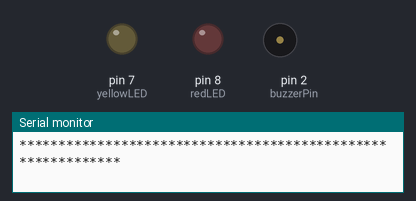
This sketch was run on a simulated Arduino Mega 2560, built with avr-gcc and run on an emulated ATmega2560. Shown: output pins drawn as LEDs (lit = HIGH), buzzer (waves = sounding), the last lines printed to the serial monitor. Storage starts empty; random numbers use the default seed unless the sketch sets one. At 2.9 s the program stops and its outputs stay as they are.

Above: at 0.1 s.
At 2.37 s:
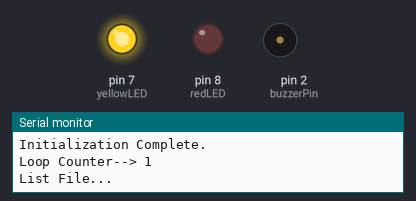
Timing chart, 0 to 4.1 s (numbered marks = the images above):
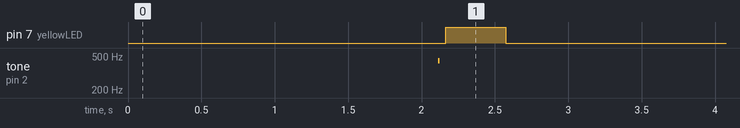

The sketch:

Final_Array_File_Seek_Position_MultiOpen.ino
```cpp
// Libraries to drive the SD Card. ******************************
#include <SD.h>

/* The SD card communicates over pins for the Arduino Mega:
 MOSI - Pin 51
 MISO - Pin 50
 Clock - Pin 52
 Chip Select - pin 53

 Yellow LED goes on during a read operation.
 Red LED goes on during a write operation.

 Use '(char *)filename.c_str()' to pass a string variable to concatinate the file name.
 Use 'filename.c_str()' to pass a variable file name to the FILE.open(fn,option) command.
 Make sure to disconnect the power to the SD card shield prior to removing
 the chip.
 */


int baudrate = 9600; //set the baud rate.
int buzzerPin = 2; //set buzzer pin.
const int redLED = 8; //set yellow LED.
const int yellowLED = 7; //set red LED.
int yellowLEDstate = LOW; //save the red LED state.
int redLEDstate = LOW; //save the yellow LED state.
String filename; //Store file name.
boolean isDirectory = false; //Set for directory flag
boolean isRemoveDirectory = false; //Set delete (file/director) flag.
boolean isRemoveFile = false;
boolean isChangeDirectory = false; //Set change directory flag.
boolean isReadFromFile = false;
boolean isWriteToFile = false;
String root = "/";
String tvRemoteOption;
String dataInput;
int var; //Case statement variable.
int countReadFromFile = 0; //Test.
int countWriteToFile =0;//Test.
int countRemoveDirectory =0;//Test.
int countRemoveFile =0;//Test.
int countMakeDirectory = 0;//Test.
int countMakeFile = 0;//Test.
int countChangeDirectory = 0;//Test.
int countListDirectory = 0;//Test.
int countMultipleFilesOpen = 0; //Test.
int loopCounter = 0;//Test.
int rootCounter = 1;//test.
int CSpin = 53; //Chip Select pin.
File myFile, myFile2, myFile3,myFile4, //Define files to open.
myFile5,myFile6,myFile7,myFile8,myFile9,
myFile10,myFile11,myFile12,myFile13,myFile14,
myFile15,myFile16,myFile17,myFile18,myFile19,
myFile20;
File myFiles[20] = {myFile, myFile2, myFile3,myFile4, //Create an array of files to open.
myFile5,myFile6,myFile7,myFile8,myFile9,
myFile10,myFile11,myFile12,myFile13,myFile14,
myFile15,myFile16,myFile17,myFile18,myFile19,
myFile20};


//setup *************************************************************************
void setup()
{
  Serial.begin(baudrate); // Start serial communication.
 // pinMode(10,OUTPUT);//Required by the SD library?
  pinMode(CSpin,OUTPUT);//Required by the SD library?


  pinMode(redLED, OUTPUT); //Setup yellow LED.
  pinMode(yellowLED, OUTPUT);  //Setup red LED.
  pinMode(buzzerPin, OUTPUT); //Setup buzzer.

  Serial.println(F("************************************************************"));
  Serial.println(F("************************************************************"));
  Serial.println();

  Serial.println(F("Initialize the SD card..."));
  delay(2000);

  if (!SD.begin(CSpin)){  //Test for initialized.
    ErrorHandler(9);
  }//End if.


  Serial.println(F("Initialization Complete."));
  tone(buzzerPin, 440, 10);
  delay(50);
  noTone(buzzerPin); // turn off tone function.

  root = "/"; //Set the root directory.

  digitalWrite(yellowLED, LOW); //Initialize the LED to OFF.
  digitalWrite(redLED,LOW); //Initialize the LED to OFF.


}//End setup.


//loop *********************************************************************************
void loop()
{
loopCounter = loopCounter + 1;  //Test.

 Serial.println();
 Serial.print(F("Loop Counter--> "));
 Serial.println(loopCounter);

 var= random(1,10); //Test random CASE option.
 filename = ""; //test: reset filename. line 200


  var = 1; //Choose specific CASE option to test.

switch(var){

case 1:
  Serial.println(F("List File..."));
  ListDirectory();//Call function.
  countListDirectory = countListDirectory + 1;
break;

case 2:
 Serial.println(F("Change Directory..."));
  ChangeDirectory(); //Call function.
  countChangeDirectory = countChangeDirectory + 1;
break;

case 3:
   Serial.println(F("Make File..."));
  MakeFile(); //Call function.
  countMakeFile = countMakeFile + 1;
break;

case 4:
   Serial.println(F("Make Directory..."));
  MakeDirectory(); //Call function.
  countMakeDirectory = countMakeDirectory + 1;
break;

case 5:
 Serial.println(F("Remove File..."));
  RemoveFile(); //Call function.
  countRemoveFile = countRemoveFile + 1;
break;

case 6:
 Serial.println(F("Remove Directory..."));
  RemoveDirectory(); //Call function.
  countRemoveDirectory = countRemoveDirectory + 1;
break;

case 7:
  Serial.println(F("Write To File..."));
  WriteToFile(); //Call function.
  countWriteToFile = countWriteToFile + 1;
break;

case 8:
 Serial.println(F("Read From File..."));
  ReadFromFile(); //Call function.
  countReadFromFile = countReadFromFile + 1;
break;

case 9:
 Serial.println(F("Multiple Files Opened..."));
 MultipleFilesOpen();
 countMultipleFilesOpen = countMultipleFilesOpen + 1;
break;


 } //End case statement.


if( loopCounter >= 1){

Serial.println(F("****************************************"));

Serial.print(F("Total List Directory..."));
Serial.println(countListDirectory);

Serial.print(F("Total Change Directory..."));
Serial.println(countChangeDirectory);

Serial.print(F("Total Make File..."));
Serial.println(countMakeFile);

Serial.print(F("Total Make Directory..."));
Serial.println(countMakeDirectory);

Serial.print(F("Total Remove File..."));
Serial.println(countRemoveFile);

Serial.print(F("Total Remove Directory..."));
Serial.println(countRemoveDirectory );

Serial.print(F("Total Write To File..."));
Serial.println(countWriteToFile);

Serial.print(F("Total Read From File..."));
Serial.println(countReadFromFile);

Serial.print(F("Total Multiple Files Opened..."));
Serial.println(countMultipleFilesOpen);

//ReadFromFile(); //Call function.

while(true); //Test.Stop program.
} //End if.

} //End loop.


//WriteToFile  ****************************************************
//Note: 2 files are open simultaneously.
 void WriteToFile(){
   redLEDstate = flashLED(redLED, redLEDstate); //Turn LED on.
   isWriteToFile = true;

   Serial.println(F("(1)Write to the file...")); //debug.


    myFiles[0] = SD.open("data1.txt", FILE_WRITE); //Open data file.
    delay(200);//Wait for file to open.
    if(!SD.exists("data1.txt")){ //Check if file exists.
    filename = "data1.txt";
    ErrorHandler(4);}

    myFiles[1] = SD.open("test.txt",FILE_READ); //Open input file.
    delay(200);//Wait for file to open.
    if(!SD.exists("test.txt")){ //Check if file exists.
    filename = "test.txt";
    ErrorHandler(4);}


 /*
 //This code resets the data1.txt output file. **********************************
  myFiles[1] = SD.open("data1.txt", FILE_WRITE); //Select file to clear.
  delay(200);//Wait for file to open.
 // SD.remove("datalog.txt"); //Must use (char *)filename.c_str() to work.
 // delay(200); //Wait for SD card to complete.
  myFiles[1].seek(0); //reset to the beginning of the file each loop.
  for(int i = 1; i < 7; i = i + 1){
  myFiles[1].print("          "); //Initialize the file datalog.txt with 10 blanks.
 }//end for loop.
  myFiles[1].close(); //Write the file to the SD card.
//*******************************************************************************
*/

    myFiles[1].seek(10);//set input file position to be read at startup.
    for (int i = 1; i < 11; i++){ //Number of characters to read.
    dataInput += (char) myFiles[1].read(); //Read each character and concatinate to data string.
    }//end for.

 //   int filePosition = random( 0, myFile.size() );

    tvRemoteOption = "1POWER"; //Set veriable.

    int x = 0; //use to index the seek() option on the SD Card.


    myFiles[0].seek(x);
    myFiles[0].print(tvRemoteOption.c_str()); //Pass a variable to save to the SD Card.

    myFiles[0].seek(x+10);
    myFiles[0].print(dataInput); //Write data from file 2 to file 1 on SD card.
    dataInput = "";//Reset dataInput string for next use.

     myFiles[0].seek(x+20);
     myFiles[0].print("3CHAN UP");

     myFiles[0].seek(x+30);
     myFiles[0].print("4CHAN DWN");

    delay(200);

    myFiles[0].close(); //Close the file and save the data.
    delay(200); //Wait for file to close.
    myFiles[1].close(); //Close the file and save the data.
    delay(200); //Wait for file to close.


  isWriteToFile = false;
  redLEDstate = flashLED(redLED, redLEDstate); //Turn LED off.
} //end WriteToFile function.


//MultipleFilesOpen *************************************************
void MultipleFilesOpen()
 {
     redLEDstate = flashLED(redLED, redLEDstate); //Turn LED on

    Serial.println(F("(1)Multiple files opened...")); //debug.


    myFiles[0] = SD.open("test.txt", FILE_WRITE); //Open data file.
    delay(200);//Wait for file to open.


//Use an array of myFiles to open and name each text file to write to. *****************
    for( int y = 1; y < 20; y ++){
//Open the file to write to.Converts int to string.Concatinate to create the text filename.
     myFiles[y] = SD.open(("data" + String(y) + ".txt").c_str() , FILE_WRITE);

    } //End for.
 //************************************************************************************


   for (int x = 1; x < 20; x++){ //Exclude test.txt at position 0.
     myFiles[0].seek( random(0,myFiles[0].size() - 100 ) );//Set read test.txt position.
     for ( int i =1; i < 11; i++){  //Read 10 characters from test.txt.
       dataInput += (char) myFiles[0].read(); //Read the characters from test.txt.
     } //End for.
     myFiles[x].print(dataInput.c_str()); //Write to the open file.
     dataInput = ""; //Reset the input data.
   }//End For.


//   int filePosition = random( 0, myFiles[x].size() );

//    myFiles2.seek(13);//set input file offset position to be read.
//    myFiles[0].seek(140);//set input file offset position to be read.
//    for (int i = 1; i < 11; i++){ //Number of characters to read.
  //  dataInput += (char) myFile2.read(); //Read each character and concatinate to data string.
//  dataInput += (char) myFiles[0].read(); //Read each character and concatinate to data string.
//    }//end for.

/*
//Create data to write to file. **************************
    tvRemoteOption = "Multiple ("; //Set veriable.

    myFiles[1].seek(0);
    myFiles[1].print(tvRemoteOption.c_str()); //Pass a variable to save to the SD Card.

    myFiles[1].seek(10);
    myFiles[1].print(dataInput.c_str()); //Write data from file 2 to file 1 on SD card.
    dataInput = "";//reset dataInput.

    myFiles[1].seek(20);
    myFiles[1].print(")files are");

     myFiles[1].seek(30);
     myFiles[1].print(" working.");

    delay(200);
 ********************************************************/


//Close all the open files. *****************************************************
  for (int x = 0; x < 20; x++){
    myFiles[x].close(); //Close the file and save the data.
    delay(200); //Wait for file to close.
  } //Close all the files.

//**********************************************************************************


  redLEDstate = flashLED(redLED, redLEDstate); //Turn LED off.
}//End MultipleFilesOpen.


//ReadFromFile ***************************************************
void ReadFromFile(){
  yellowLEDstate = flashLED(yellowLED, yellowLEDstate); //Turn LED on.
  isReadFromFile = true;

   Serial.println(F("(1)Read from the file...")); //debug.


    myFiles[0] = SD.open("data1.txt", FILE_READ);
    delay(200);//Wait for file to open.
    if(!SD.exists("data1.txt")){ //Check if file exists.
    filename = "data1.txt";
    ErrorHandler(4);}


    while (myFiles[0].available()) { //Read until EOF.
    Serial.write(myFiles[0].read()); //Read data from SD Card and write the file contents to the Serial Monitor.
    } //End while
    myFiles[0].close(); //Close the file and save the data.
    delay(200); //Wait for file to close.

   Serial.println();

   isReadFromFile = false;
   yellowLEDstate = flashLED(yellowLED, yellowLEDstate); //Turn LED off.

  } //end ReadFromFile function.


//ChangeDirectory ****************************************************
//The ChangeDirectory function is the only function that modifies the
//'root' variable.
//********************************************************************
void ChangeDirectory(){
  isDirectory = true; //Set directory flag.
  isChangeDirectory = true; //Debug.Set change directory flag.

  Serial.println(F("(1)Change Directory to...")); //debug.

 //   while (Serial.available() < 1) {} //Wait for serial montior input.
//    filename = Serial.readString();

  //generate a random file name.Remove.
  int i = random(65,90);//test.
  filename = String((char) i);//test.

 //   if(filename == "/"){   //Must enter "/" to return to root directory.
 //     root = "/";
 //   } //end if.
  if(rootCounter <= 2){
      root = root + filename.c_str() + "/"; //Add in '(char *)' ????? Build root directory.
      rootCounter = rootCounter + 1;//test.
      Serial.print(F("(2)ROOT: "));//test.
      Serial.println(root);//test.
  } //end if.
    else {
      root = "/"; //test.
      rootCounter = 1; //test.
      Serial.print(F("(2)ROOT: "));//test.
      Serial.println(root);//test.
    } //End else.

  isDirectory = false; //Set directory flag.
  isChangeDirectory = false; //Debug.Set change directory flag.

} //End ChangeDirectory function.


//MakeDirectory **************************************************
void MakeDirectory(){
  redLEDstate = flashLED(redLED, redLEDstate); //Turn LED on.
  isDirectory = true; //This may need to be moved to the filename function.

  Serial.println(F("(1)Make the directory...")); //debug.

   //generate a random file name.Remove.
  int i = random(65,90);//test.
  filename = String((char) i);//test.
  Serial.print(F("(2)Directory: "));//test.


 // while (Serial.available() < 1) {} //Wait for serial montior input.
   filename = root + filename;
   Serial.println(filename);//test.

  SD.mkdir((char *)filename.c_str());
  delay(500); //Wait for SD card to complete.
  myFile.close(); //Write the file to the SD card.
  delay(500); //Wait for SD card to complete.

  isDirectory = false; //reset the directory flag.
  redLEDstate = flashLED(redLED, redLEDstate); //Turn LED off.

} //End MakeDirectory function.


//MakeFile  **********************************************************
 void MakeFile(){
   redLEDstate = flashLED(redLED, redLEDstate); //Turn LED on.
   Serial.println(F("(1)Make a file...")); //debug.

//   EnterFileName();//Check the file name.

  //generate a random file name.Remove.
  int i = random(65,90);//test.Create a chara A to Z.
  filename = root + String((char) i) + ".txt";//test.
  Serial.print(F("(2)"));//test.
  Serial.println(filename);//test.

   myFiles[0] = SD.open(filename.c_str(), FILE_WRITE);
   delay(200);//Wait for file to open.
   myFiles[0].close(); //Close the file and save it to the SD card.
   delay(200);//Wait for file to close.

   if(!SD.exists((char *)filename.c_str())){ //Check if file exists.
   ErrorHandler(3);}


  redLEDstate = flashLED(redLED, redLEDstate); //Turn LED off.

} //end MakeFile function.


//RemoveFile ******************************************************
void RemoveFile(){
  redLEDstate = flashLED(redLED, redLEDstate); //Turn LED on.
  isDirectory = false; //reset the directory flag.
  isRemoveFile = true; //set delete flag.


   Serial.println(F("(1)Remove the file...")); //debug.

//  EnterFileName();//Check the file name.

  //generate a random file name.Remove.
  int i = random(65,90);//test.
  filename = root + String((char) i) + ".txt";//test.
  Serial.print(F("(2)"));//test.
  Serial.println(filename);//test.


  SD.remove((char *)filename.c_str()); //Must use (char *)filename.c_str() to work.
  delay(500); //Wait for SD card to complete.
  myFile.close(); //Write the file to the SD card.
  delay(500); //Wait for file to close.

  isRemoveFile = false; //set delete flag.
  redLEDstate = flashLED(redLED, redLEDstate); //Turn LED off.

} //End MakeDirectory function.


//RemoveDirectory **************************************************
void RemoveDirectory(){
  redLEDstate = flashLED(redLED, redLEDstate); //Turn LED on.
  isDirectory = true; //This may need to be moved to the filename function.
  isRemoveDirectory = true; //set delete flag.


  Serial.println(F("(1)Remove the directory...")); //debug.

 // EnterFileName();//Check the file name.


  //generate a random file name.Remove.
  int i = random(65,90);//test.
  filename = root + String((char) i);//test.
  Serial.print(F("(2)Directory: "));//test.


  Serial.println(filename);//test.


  SD.rmdir((char *)filename.c_str());
  delay(500); //Wait for SD card to complete.
  myFile.close(); //Write the file to the SD card.
  delay(500); //Wait for file to close.

  isDirectory = false; //reset the directory flag.
  isRemoveDirectory = false; //set delete flag.
  redLEDstate = flashLED(redLED, redLEDstate); //Turn LED off.

} //End RemoveDirectory function.


//ListDirectory **************************************************
void ListDirectory(){

    yellowLEDstate = flashLED(yellowLED, yellowLEDstate); //Turn LED on.

    myFile = SD.open("/"); //Root directory.
    delay(200);//Wait for myFile to open.
    PrintDirectory(myFile, 0);
    myFile.close();//Close the myFile.
    delay(200);//Wait for file to close.

    yellowLEDstate = flashLED(yellowLED, yellowLEDstate); //Turn LED off.

}//end ListDirectory function.


// PrintDirectory **************************************************
// This code is from the arduino library SD Listfiles ( https://www.arduino.cc/en/Tutorial/listfiles ).
// The code does not work correctly. The last entrys in a subdirectory does not display.

void PrintDirectory(File dir, int numTabs) {
  dir.seek(0); // Add seek!!!

  while (true) {

    File entry =  dir.openNextFile();
     if (! entry) {
      dir.rewindDirectory();
      break;
    } //End if.

    for (uint8_t i = 0; i < numTabs; i++) {
      Serial.print('\t');
    } //End for.

    Serial.print(entry.name());
    if (entry.isDirectory()) {
      Serial.println("/");
      PrintDirectory(entry, numTabs + 1);
    } //End if.

    else
    {
      // files have sizes, directories do not
      Serial.print("\t\t");
      Serial.println(entry.size(), DEC);
    } //End else

    entry.close(); //Write the file to the disk.

  } //End while.

} //End PrintDirectory function.

//flashLED **********************************************************
int flashLED(int ledPin,int ledState){


    // if the LED is off turn it on and vice-versa:
    if (ledState == LOW) {
      ledState = HIGH;
    } //end if.

    else {
      ledState = LOW;
    } //end else.

    // set the LED with the ledState of the variable:
    digitalWrite(ledPin, ledState);
//  } //end if.

return(ledState); //Return the LED state.

} //end flashLED function.


//ErrorHandler ***************************************************
//Use this function to trap and display error messages. If an error
//occurs stop all processing.
void ErrorHandler(int errorCode){


switch(errorCode){

case 1:
  Serial.print(F("ERROR[1]: "));
  Serial.print(filename);
  Serial.println(F(" file not found."));
  tone(buzzerPin, 494, 100);  //Debug.
  delay(200); //Debug.
  noTone(buzzerPin);//Debug. Turn off tone function.
  while(true); //Stop running.
break;

case 2:
    Serial.print(F("ERROR[2]: directory "));
    Serial.print(filename);
    Serial.println(F(" does not exist.")); //Error message.
    tone(buzzerPin, 494, 100);  //Debug.
    delay(200); //Debug.
    noTone(buzzerPin);//Debug. Turn off tone function.
    while(true); //Stop running.
break;

case 3:
    Serial.print(F("ERROR[3]: Can not create file "));
    Serial.print(filename);
    Serial.println("."); //Error message.
    tone(buzzerPin, 494, 100);  //Debug.
    delay(200); //Debug.
    noTone(buzzerPin);//Debug. Turn off tone function.
    while(true); //Stop running.
break;


case 4:
  Serial.print(F("ERROR[4]: Could not OPEN file "));
  Serial.print(filename);
  Serial.println(".");
  tone(buzzerPin, 494, 100);  //Debug.
  delay(200); //Debug.
  noTone(buzzerPin);//Debug. Turn off tone function.
  while(true); //Stop running.
break;


case 9:
    Serial.println(F("ERROR[9]: SD card initialization failed!"));
    Serial.println(F("Program execution is halted."));
    tone(buzzerPin, 494, 100);  //Debug.
    delay(200); //Debug.
    noTone(buzzerPin);//Debug. Turn off tone function.
    while(true); //Stop running.
break;


  } //End case statement.


}//End ErrorHandler.
```

Measured:
- by itself, pin 7 (yellowLED): LOW → HIGH at 2.2 s, → LOW 0.41 s later
